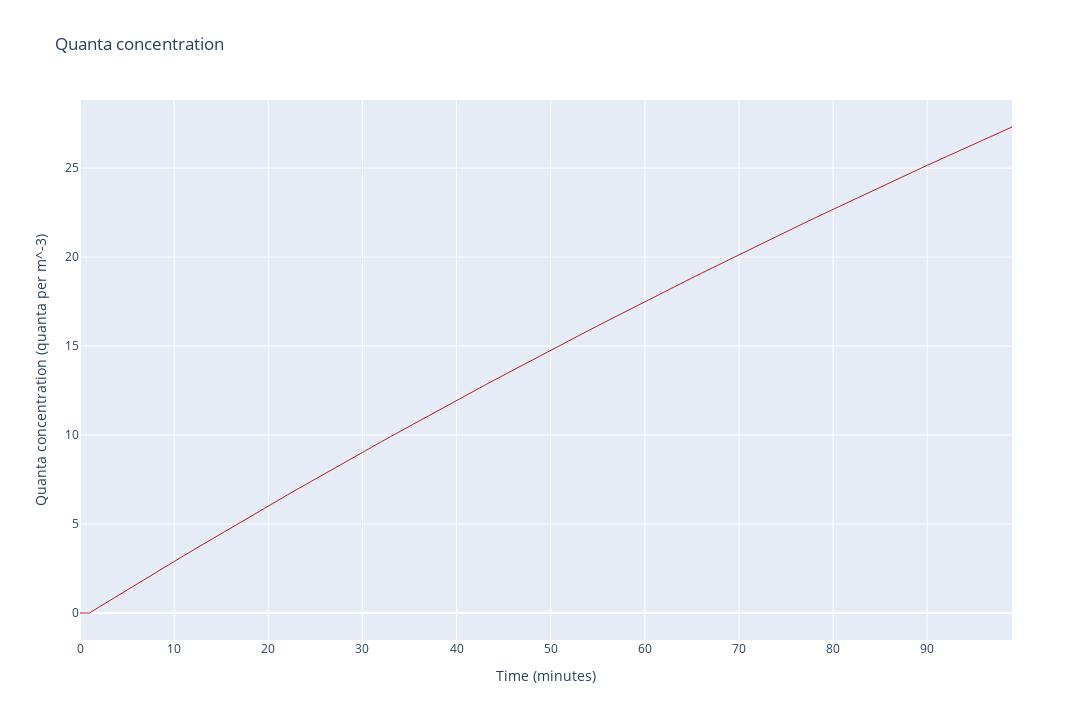

Notebook cell for this chart:
### Code cell
time_axis = result['time'].tolist()
results = result['quanta_concentration'].tolist()

fig = go.Figure()
fig.add_trace(go.Scatter(x=time_axis, y=results , name='quanta concentration', line=dict(color='firebrick', width=1)))
fig.update_layout(title='Quanta concentration',
                   xaxis_title='Time (minutes)',
                   yaxis_title='Quanta concentration (quanta per m^-3)',
                   width=1280,
                   height=720)
fig.show()

### Figure 1 — Plotly figure (JSON) as saved in the notebook; plotly's stock layout.template omitted (floating-point values rounded to 4 significant figures)
{"data": [{"line": {"color": "firebrick", "width": 1}, "name": "quanta concentration", "type": "scatter", "x": [0, 1, 2, 3, 4, 5, 6, 7, 8, 9, 10, 11, 12, 13, 14, 15, 16, 17, 18, 19, 20, 21, 22, 23, 24, 25, 26, 27, 28, 29, 30, 31, 32, 33, 34, 35, 36, 37, 38, 39, 40, 41, 42, 43, 44, 45, 46, 47, 48, 49, 50, 51, 52, 53, 54, 55, 56, 57, 58, 59, 60, 61, 62, 63, 64, 65, 66, 67, 68, 69, 70, 71, 72, 73, 74, 75, 76, 77, 78, 79, 80, 81, 82, 83, 84, 85, 86, 87, 88, 89, 90, 91, 92, 93, 94, 95, 96, 97, 98, 99], "y": [0, 0, 0.3261, 0.6512, 0.9751, 1.298, 1.62, 1.941, 2.26, 2.579, 2.896, 3.213, 3.528, 3.843, 4.156, 4.468, 4.78, 5.09, 5.399, 5.707, 6.014, 6.32, 6.625, 6.929, 7.233, 7.535, 7.836, 8.136, 8.435, 8.733, 9.03, 9.326, 9.621, 9.915, 10.21, 10.5, 10.79, 11.08, 11.37, 11.66, 11.95, 12.23, 12.52, 12.8, 13.09, 13.37, 13.65, 13.93, 14.21, 14.49, 14.77, 15.04, 15.32, 15.6, 15.87, 16.14, 16.42, 16.69, 16.96, 17.23, 17.5, 17.76, 18.03, 18.3, 18.56, 18.83, 19.09, 19.35, 19.61, 19.88, 20.14, 20.39, 20.65, 20.91, 21.17, 21.42, 21.68, 21.93, 22.18, 22.44, 22.69, 22.94, 23.19, 23.44, 23.69, 23.93, 24.18, 24.43, 24.67, 24.91, 25.16, 25.4, 25.64, 25.88, 26.12, 26.36, 26.6, 26.84, 27.07, 27.31]}], "layout": {"height": 720, "title": {"text": "Quanta concentration"}, "width": 1280, "xaxis": {"title": {"text": "Time (minutes)"}}, "yaxis": {"title": {"text": "Quanta concentration (quanta per m^-3)"}}}}
